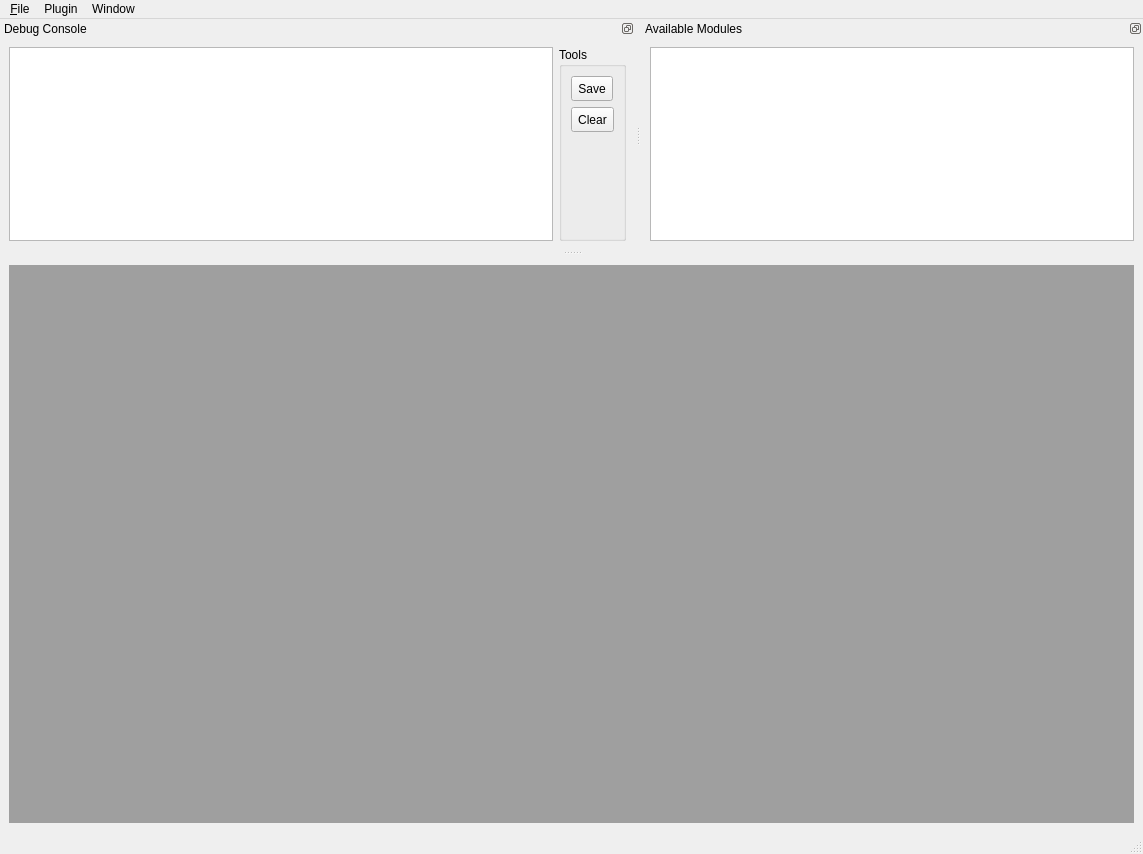
<?xml version="1.0" encoding="UTF-8"?>
<ui version="4.0">
 <class>NetworkView</class>
 <widget class="QMainWindow" name="NetworkView">
  <property name="geometry">
   <rect>
    <x>0</x>
    <y>0</y>
    <width>1143</width>
    <height>854</height>
   </rect>
  </property>
  <property name="windowTitle">
   <string>NetViewer</string>
  </property>
  <widget class="QWidget" name="centralwidget">
   <layout class="QVBoxLayout" name="verticalLayout_2">
    <item>
     <widget class="QMdiArea" name="m_mdiArea">
      <property name="enabled">
       <bool>true</bool>
      </property>
      <property name="viewMode">
       <enum>QMdiArea::SubWindowView</enum>
      </property>
      <property name="documentMode">
       <bool>true</bool>
      </property>
     </widget>
    </item>
   </layout>
  </widget>
  <widget class="QMenuBar" name="menubar">
   <property name="geometry">
    <rect>
     <x>0</x>
     <y>0</y>
     <width>1143</width>
     <height>20</height>
    </rect>
   </property>
   <widget class="QMenu" name="menu_File">
    <property name="title">
     <string>&amp;File</string>
    </property>
    <addaction name="actionDevice_Selection"/>
    <addaction name="separator"/>
    <addaction name="actionPreferences"/>
    <addaction name="actionQuit"/>
   </widget>
   <widget class="QMenu" name="menuPlugin">
    <property name="title">
     <string>Plugin</string>
    </property>
   </widget>
   <widget class="QMenu" name="menuWindow">
    <property name="title">
     <string>Window</string>
    </property>
    <addaction name="actionTile_Windows"/>
    <addaction name="actionCascade_Windows"/>
    <addaction name="actionClose_All_Windows"/>
    <addaction name="separator"/>
   </widget>
   <addaction name="menu_File"/>
   <addaction name="menuPlugin"/>
   <addaction name="menuWindow"/>
  </widget>
  <widget class="QStatusBar" name="statusbar"/>
  <widget class="QDockWidget" name="dockWidget">
   <property name="sizePolicy">
    <sizepolicy hsizetype="Preferred" vsizetype="Preferred">
     <horstretch>0</horstretch>
     <verstretch>0</verstretch>
    </sizepolicy>
   </property>
   <property name="minimumSize">
    <size>
     <width>338</width>
     <height>231</height>
    </size>
   </property>
   <property name="maximumSize">
    <size>
     <width>524287</width>
     <height>524287</height>
    </size>
   </property>
   <property name="floating">
    <bool>false</bool>
   </property>
   <property name="features">
    <set>QDockWidget::DockWidgetFloatable|QDockWidget::DockWidgetMovable</set>
   </property>
   <property name="allowedAreas">
    <set>Qt::BottomDockWidgetArea|Qt::TopDockWidgetArea</set>
   </property>
   <property name="windowTitle">
    <string>Debug Console</string>
   </property>
   <attribute name="dockWidgetArea">
    <number>4</number>
   </attribute>
   <widget class="QWidget" name="dockWidgetContents">
    <layout class="QHBoxLayout" name="horizontalLayout">
     <item>
      <widget class="QTextEdit" name="m_textEdit">
       <property name="sizePolicy">
        <sizepolicy hsizetype="MinimumExpanding" vsizetype="MinimumExpanding">
         <horstretch>0</horstretch>
         <verstretch>0</verstretch>
        </sizepolicy>
       </property>
      </widget>
     </item>
     <item>
      <widget class="QGroupBox" name="groupBox">
       <property name="maximumSize">
        <size>
         <width>16777215</width>
         <height>16777215</height>
        </size>
       </property>
       <property name="title">
        <string>Tools</string>
       </property>
       <layout class="QVBoxLayout" name="verticalLayout">
        <item>
         <widget class="QToolButton" name="saveToolButton">
          <property name="minimumSize">
           <size>
            <width>0</width>
            <height>25</height>
           </size>
          </property>
          <property name="text">
           <string>Save</string>
          </property>
         </widget>
        </item>
        <item>
         <widget class="QToolButton" name="clearToolButton">
          <property name="minimumSize">
           <size>
            <width>0</width>
            <height>25</height>
           </size>
          </property>
          <property name="text">
           <string>Clear</string>
          </property>
         </widget>
        </item>
        <item>
         <spacer name="verticalSpacer">
          <property name="orientation">
           <enum>Qt::Vertical</enum>
          </property>
          <property name="sizeHint" stdset="0">
           <size>
            <width>20</width>
            <height>40</height>
           </size>
          </property>
         </spacer>
        </item>
       </layout>
      </widget>
     </item>
    </layout>
   </widget>
  </widget>
  <widget class="QDockWidget" name="m_moduleDockWidget">
   <property name="minimumSize">
    <size>
     <width>274</width>
     <height>231</height>
    </size>
   </property>
   <property name="maximumSize">
    <size>
     <width>524287</width>
     <height>524287</height>
    </size>
   </property>
   <property name="floating">
    <bool>false</bool>
   </property>
   <property name="features">
    <set>QDockWidget::DockWidgetFloatable|QDockWidget::DockWidgetMovable</set>
   </property>
   <property name="windowTitle">
    <string>Available Modules</string>
   </property>
   <attribute name="dockWidgetArea">
    <number>4</number>
   </attribute>
   <widget class="QWidget" name="dockWidgetContents_4">
    <layout class="QVBoxLayout" name="verticalLayout_3">
     <item>
      <widget class="QGraphicsView" name="m_moduleGraphicsView">
       <property name="sizePolicy">
        <sizepolicy hsizetype="MinimumExpanding" vsizetype="MinimumExpanding">
         <horstretch>0</horstretch>
         <verstretch>0</verstretch>
        </sizepolicy>
       </property>
       <property name="minimumSize">
        <size>
         <width>0</width>
         <height>0</height>
        </size>
       </property>
       <property name="maximumSize">
        <size>
         <width>16777215</width>
         <height>16777215</height>
        </size>
       </property>
      </widget>
     </item>
    </layout>
   </widget>
  </widget>
  <action name="actionInteractive_Arm">
   <property name="checkable">
    <bool>true</bool>
   </property>
   <property name="text">
    <string>Interactive Arm</string>
   </property>
  </action>
  <action name="actionDevice_Selection">
   <property name="text">
    <string>Device Selection</string>
   </property>
  </action>
  <action name="actionTile_Windows">
   <property name="text">
    <string>Tile Windows</string>
   </property>
  </action>
  <action name="actionClose_All_Windows">
   <property name="text">
    <string>Close All Windows</string>
   </property>
  </action>
  <action name="actionCascade_Windows">
   <property name="text">
    <string>Cascade Windows</string>
   </property>
  </action>
  <action name="actionQuit">
   <property name="text">
    <string>Quit</string>
   </property>
  </action>
  <action name="actionPreferences">
   <property name="text">
    <string>Preferences</string>
   </property>
  </action>
 </widget>
 <resources/>
 <connections/>
</ui>
